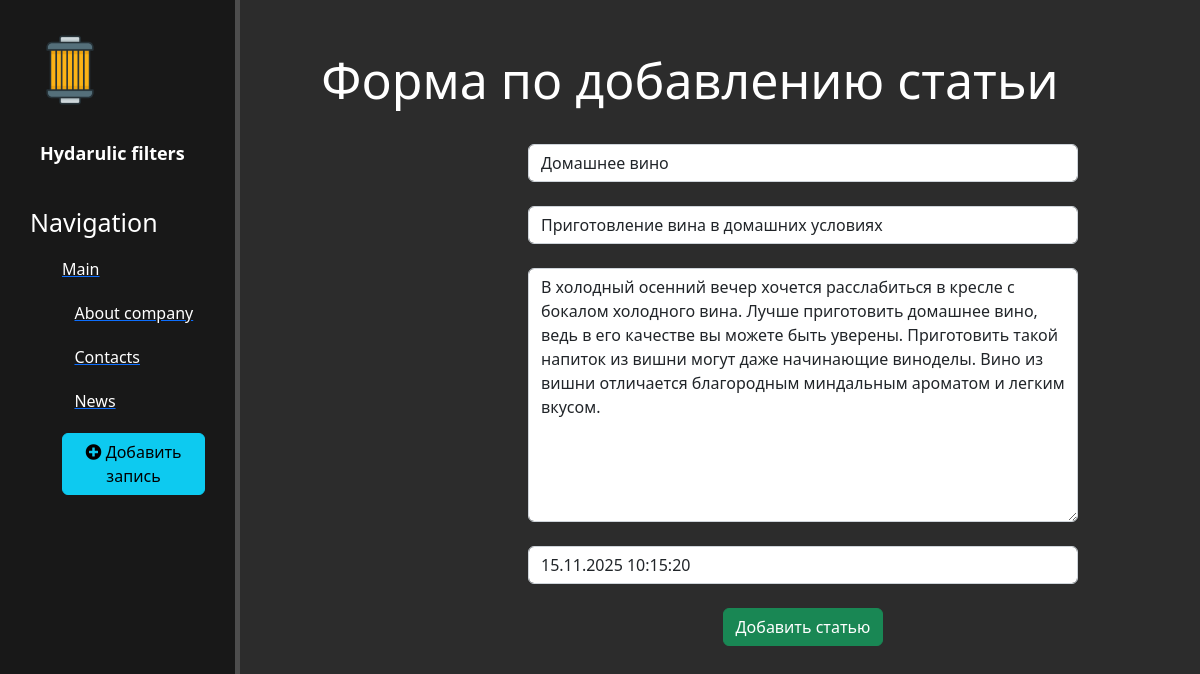
/news/5/update, run on the app's committed database.
### news/models.py (models this page shows, shortened)
class Articles(models.Model):
    class Meta:
        verbose_name = 'Новость'
        verbose_name_plural = 'Новости'
    title = models.CharField('Название', max_length=50)
    anons = models.CharField('Анонс', max_length=250)
    full_text = models.TextField('Статья')
    date = models.DateTimeField('Дата публикации')

### news/views.py (the view)
# urls.py: path('<int:pk>/update', views.NewsUpdateView.as_view(), name='news-update'),
class NewsUpdateView(UpdateView):
    model = Articles
    template_name = 'news/create.html'
    form_class = ArticlesForm

### news/forms.py
class ArticlesForm(ModelForm):
    class Meta:
        model = Articles
        fields = ['title', 'anons', 'full_text', 'date']
        widgets = {
            "title": TextInput(attrs={
                'class': 'form-control',
                'placeholder': 'Название статьи'
            }),
            "anons": TextInput(attrs={
                'class': 'form-control',
                'placeholder': 'Анонс статьи'
            }),
            "date": DateTimeInput(attrs={
                'class': 'form-control',
                'placeholder': 'Дата публикации'
            }),
            "full_text": Textarea(attrs={
                'class': 'form-control',
                'placeholder': 'Текст статьи'
            }),
        }

### news/templates/news/create.html (shortened to what this page needs)
{% extends 'main/layout.html' %}
{% block content %}
    <div class="features">
        <h1>Форма по добавлению статьи</h1>
        <form method="post">
        {% csrf_token %}<br>
        {{ form.title }}<br>
        {{ form.anons }}<br>
        {{ form.full_text }}<br>
        {{ form.date}}<br>
        <button class="btn btn-success" type="submit">Добавить статью</button>
        </form>
    </div>
{% endblock %}

### main/static/main/css/main.css (style rules this page uses)
body { background: #2c2c2c; }
main .features { float: left; color: #fff; margin-top: 100px; text-align: center; width: 75%; }
main .features h1 { font-size: 50px; margin-top: -50px; }
form { margin-left: 32%; width: 550px; margin-top: 10px; }

### data on the page
Articles: title "Домашнее вино", anons "Приготовление вина в домашних условиях", full_text "В холодный осенний вечер хочется расслабиться в кресле с бокалом холодного вина. Лучше приготовить домашнее вино, ведь в его качестве вы можете быть уверены. Приготовить такой напиток из вишни могут даже начинающие виноделы. Вино из вишни отличается благородным миндальным ароматом и легким вкусом.", date "15.11.2025 10:15:20"
